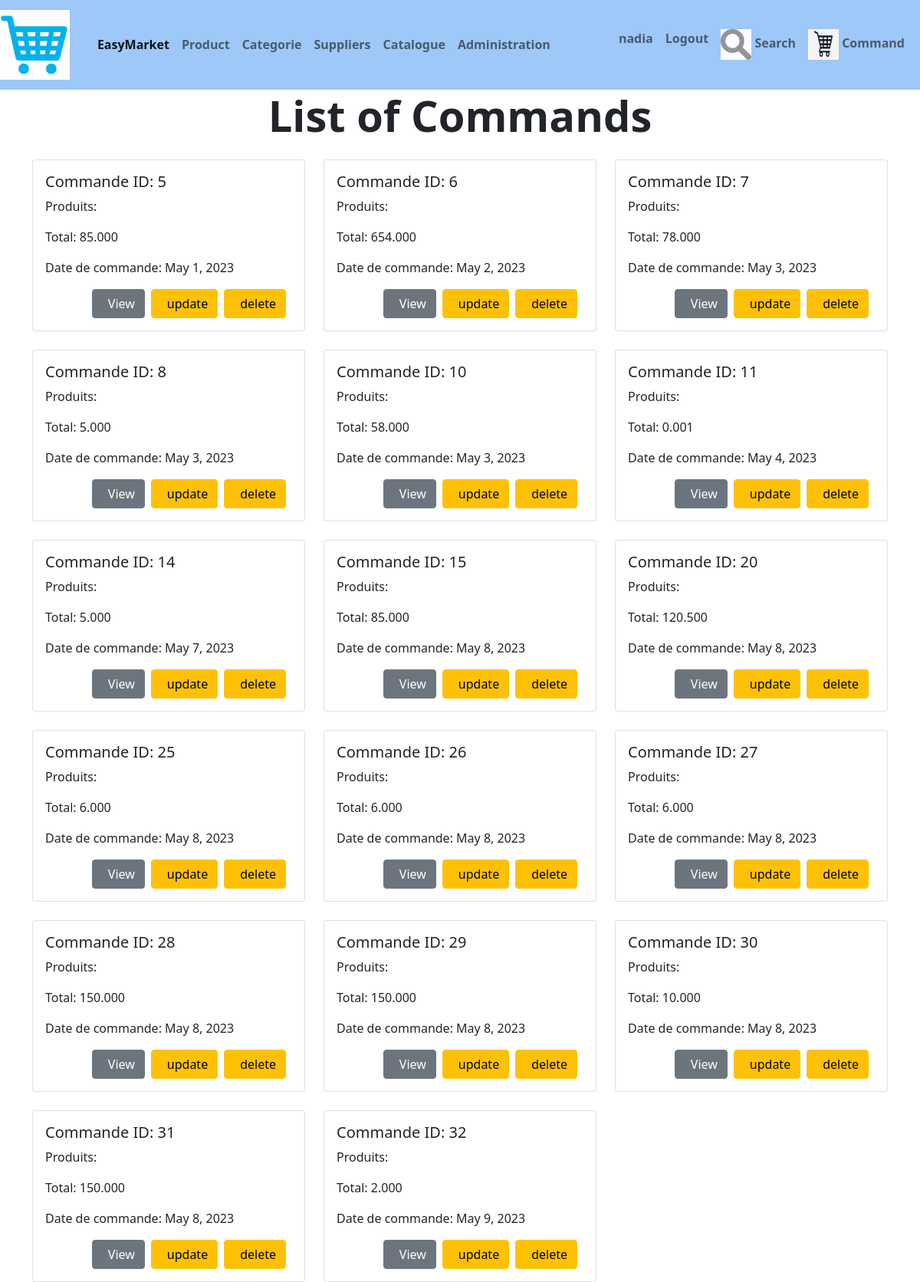
Screenshot of /magasin/commande/ (signed in) with the database file from the repository.
### magasin/models.py (models this page shows, shortened)
class Commande  (models.Model) :
    dateCde=models.	DateField	(null=True,default=date.today)
    totalCde	= models.DecimalField(max_digits=10,decimal_places=3)
    produits	=models.ManyToManyField('Produit')

### magasin/views.py (the view)
# urls.py: path('commande/', views.commande_list, name='commande_list'),
@login_required(login_url="/users/login")
def commande_list(request):
    template = loader.get_template('magasin/commande_list.html')
    commandes = Commande.objects.all()
    context = {
        'commandes': commandes
    }
    return render(request, 'magasin/commande_list.html', context)

### magasin/templates/magasin/commande_list.html (shortened to what this page needs)
{% extends './base.html' %}
{% block content %}
<div class="container">
    <h1 class="display-4 mb-4 fw-bold text-center">List of Commands</h1>
    <div class="row row-cols-1 row-cols-md-3 g-4">
        {% for commande in commandes %}
        <div class="col">
            <div class="card">
                <div class="card-body">
                    <h5 class="card-title">Commande ID: {{ commande.id }}</h5>
                    <p class="card-text">Produits:
                    </p>
                    <p class="card-text">Total: {{ commande.totalCde }}</p>
                    <p class="card-text">Date de commande: {{ commande.dateCde }}</p>
                    <div class="d-flex justify-content-end">
                        <a href="{% url 'commande_detail' commande.id %}" class="btn btn-secondary me-2">View</a>
                        <a href="{% url 'commande_delete' commande.id %}" class="btn btn-warning me-2">update</a>
                        <a href="{% url 'commande_delete' commande.id %}" class="btn btn-warning me-2">delete</a>
                    </div>
                </div>
            </div>
        </div>
        {% endfor %}
    </div>
</div>
{% endblock %}

### magasin/templates/magasin/base.html (shortened to what this page needs)
{% load static %}
<!DOCTYPE html>
<html>
<head>
<link href="https://cdn.jsdelivr.net/npm/bootstrap@5.0.2/dist/css/bootstrap.min.css" rel="stylesheet">
<link rel='stylesheet' type='text/css' media='screen' href="{% static 'css/base.css'%}">
</head>
<body>
	<nav class="navbar navbar-expand-lg navbar-light" style="background-color: rgb(157, 200, 248) ;text-align: center ;color: black; font-weight: bold;">
		<a class="navbar-brand" href="{% url 'index' %}"><img src="/static/logo/chario.jpg" style="width: 100%; max-width: 100px; height: auto;"></img></a>
		<div class="container-fluid">
		<div class="collapse navbar-collapse" id="navbarSupportedContent">
			<ul class="navbar-nav me-auto mb-2 mb-lg-0">
			  <li class="nav-item">
				<a class="nav-link active" aria-current="page" href="#">EasyMarket</a>
			  </li>
			  <li class="nav-item ">
				<a class="nav-link" href="{% url 'index' %}">Product</a>
			  </li>
			  <li class="nav-item ">
				<a class="nav-link" href="{% url 'categorie_list' %}">Categorie</a>
			  </li>
			  <li class="nav-item ">
				<a class="nav-link" href="{% url 'fournisseur_list' %}">Suppliers</a>
			  </li>
			  <li class="nav-item">
				<a class="nav-link" href="{% url 'catalogue' %}">Catalogue</a>
			  </li>
			  <li class="nav-item ">
				<a class="nav-link" href="{% url 'admin:index' %}">Administration</a>
			  </li>
		</ul>
			</div>
			<ul class="navbar-nav ml-auto">
				{% if user.is_authenticated %}
				<li class="nav-item">
					<a class="nav-link">
						{{ user }}
					</a>
				</li>
				<li>
					<a class="nav-link" href="{% url 'logout' %}">Logout</a>
				</li>
				{% endif %}
				<li class="nav-item">
					<a class="nav-link" href="{% url 'search' %}">
						<img src="{% static 'logo/sea.jpg' %}" alt="Logo" style="width: 40px; height: 40px;">
						<span>Search</span>
					</a>
				</li>
				<li class="nav-item">
					<a class="nav-link" href="{% url 'commande_list' %}">
						<img src="{% static 'logo/corbeille.jpg' %}" alt="Logo" style="width: 40px; height: 40px;">
						<span>Command</span>
					</a>
				</li>
			</ul>
	  </nav>
{% block content %} {% endblock %}
</body>
</html>

### rows the page displays
Commande: id "5", totalCde "85.000", dateCde "May 1, 2023"
Commande: id "6", totalCde "654.000", dateCde "May 2, 2023"
Commande: id "7", totalCde "78.000", dateCde "May 3, 2023"
Commande: id "8", totalCde "5.000", dateCde "May 3, 2023"
Commande: id "10", totalCde "58.000", dateCde "May 3, 2023"
Commande: id "11", totalCde "0.001", dateCde "May 4, 2023"
Commande: id "14", totalCde "5.000", dateCde "May 7, 2023"
Commande: id "15", totalCde "85.000", dateCde "May 8, 2023"
Commande: id "20", totalCde "120.500", dateCde "May 8, 2023"
Commande: id "25", totalCde "6.000", dateCde "May 8, 2023"
Commande: id "26", totalCde "6.000", dateCde "May 8, 2023"
Commande: id "27", totalCde "6.000", dateCde "May 8, 2023"
Commande: id "28", totalCde "150.000", dateCde "May 8, 2023"
Commande: id "29", totalCde "150.000", dateCde "May 8, 2023"
Commande: id "30", totalCde "10.000", dateCde "May 8, 2023"
Commande: id "31", totalCde "150.000", dateCde "May 8, 2023"
Commande: id "32", totalCde "2.000", dateCde "May 9, 2023"

### other values shown
{{ user }} "nadia"
